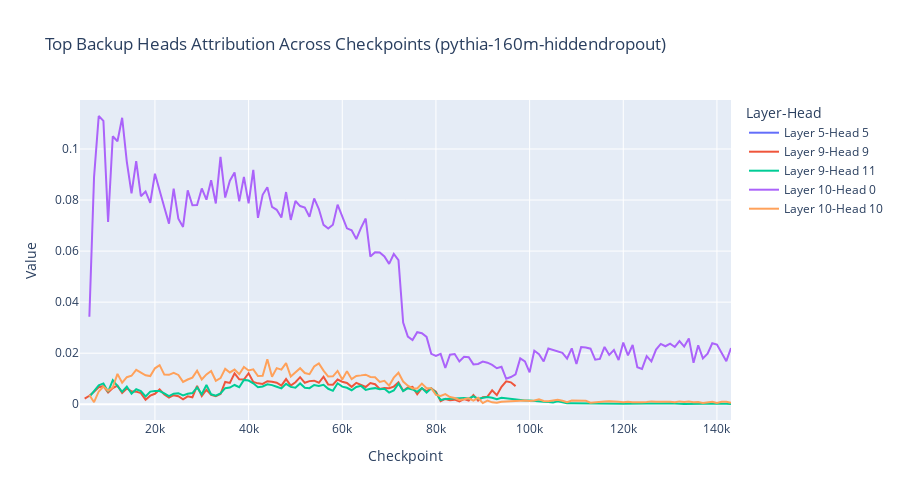

Notebook cell for this chart:
### Code cell
top_backup_heads = plot_top_heads(model_name=MODEL_TO_VIEW, checkpoint_dict=per_head_logit_diff_deltas, cumulative_nmhs=cumulative_nmhs, top_k_per_checkpoint=10)
